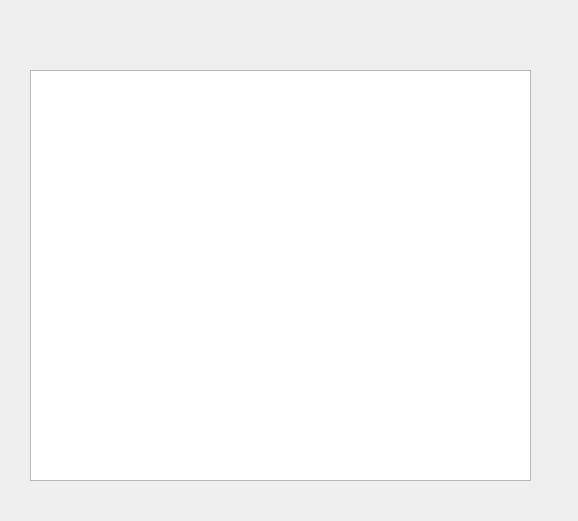
<?xml version="1.0" encoding="UTF-8"?>
<ui version="4.0">
 <class>testui</class>
 <widget class="QWidget" name="testui">
  <property name="geometry">
   <rect>
    <x>0</x>
    <y>0</y>
    <width>578</width>
    <height>521</height>
   </rect>
  </property>
  <property name="windowTitle">
   <string>Form</string>
  </property>
  <widget class="QTableView" name="tableView">
   <property name="geometry">
    <rect>
     <x>30</x>
     <y>70</y>
     <width>501</width>
     <height>411</height>
    </rect>
   </property>
  </widget>
 </widget>
 <resources/>
 <connections/>
</ui>
